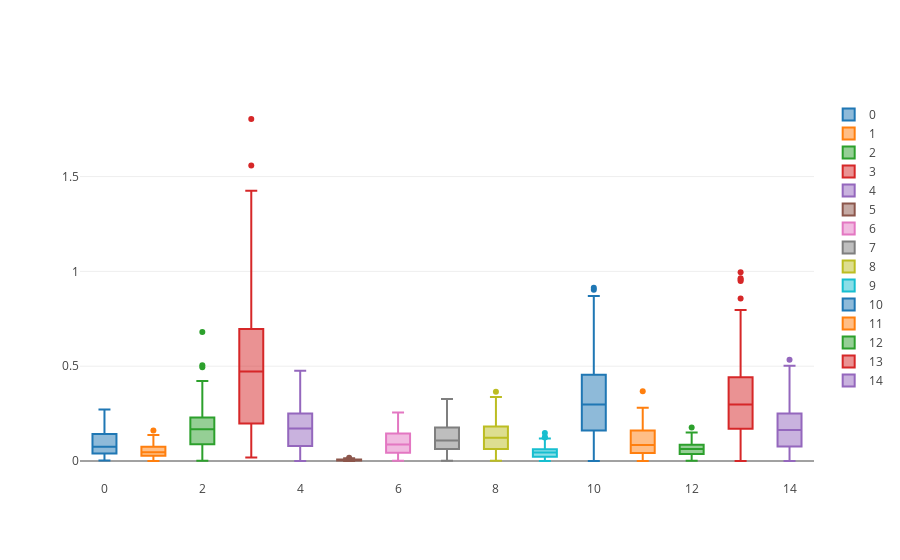

Notebook code for this chart:
### Code cell
aux = q_u_DF.drop(columns=['movieId']).transpose()
data = []
for i in range(len(aux)):
    trace = go.Box(
        y = aux.iloc[i,:].values,
        name = str(i)
    )

    data.append(trace)

iplot(data)

### Figure 1 — Plotly figure (JSON) as saved in the notebook; plotly's stock layout.template omitted (floating-point values rounded to 4 significant figures; data arrays with more than 128 entries replaced by an {"elided": "..."} marker saying what was removed)
{"data": [{"name": "0", "type": "box", "uid": "e771efdb-43e3-4e2a-ab94-2e11862f20d3", "y": {"elided": "164 float values"}}, {"name": "1", "type": "box", "uid": "fd63826b-ec86-4ae2-bb81-a937855664b8", "y": {"elided": "164 float values"}}, {"name": "2", "type": "box", "uid": "d751fdea-555f-41b2-8efa-7b353759fc6b", "y": {"elided": "164 float values"}}, {"name": "3", "type": "box", "uid": "ff023468-2134-46c6-a63b-bb734105c983", "y": {"elided": "164 float values"}}, {"name": "4", "type": "box", "uid": "cd6962a4-336c-4eb0-969c-62496ae7bc61", "y": {"elided": "164 float values"}}, {"name": "5", "type": "box", "uid": "6c5f81ed-9da2-4160-8fc2-dea413affb81", "y": {"elided": "164 float values"}}, {"name": "6", "type": "box", "uid": "9988e721-04fe-499c-baeb-06dbf298b8cd", "y": {"elided": "164 float values"}}, {"name": "7", "type": "box", "uid": "c0a1af85-e34f-45ca-a568-4cc1ec56a956", "y": {"elided": "164 float values"}}, {"name": "8", "type": "box", "uid": "fa207619-00e5-4c19-9371-31761d1223b9", "y": {"elided": "164 float values"}}, {"name": "9", "type": "box", "uid": "bc0e794b-8883-48bd-a145-654e61f5a32c", "y": {"elided": "164 float values"}}, {"name": "10", "type": "box", "uid": "2d0c383f-627d-48c3-b440-b0df4e1b033c", "y": {"elided": "164 float values"}}, {"name": "11", "type": "box", "uid": "ab7761c0-120b-49d5-b675-ff0fda50a112", "y": {"elided": "164 float values"}}, {"name": "12", "type": "box", "uid": "d3eab0f5-cd45-498f-95ee-99554bfb2531", "y": {"elided": "164 float values"}}, {"name": "13", "type": "box", "uid": "e7bdd923-6397-43d2-9e81-1c786a682a31", "y": {"elided": "164 float values"}}, {"name": "14", "type": "box", "uid": "87ac4200-6eda-468b-9870-4f43d6b22ec6", "y": {"elided": "164 float values"}}], "layout": {}}
